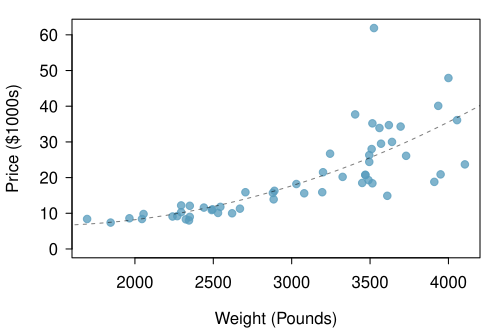

R code for this plot:
library(openintro)
data(cars)
data(COL)

myPDF("carsPriceVsWeight.pdf", 5, 3.3,
      mar = c(3.6, 3.6, 1, 1),
      mgp = c(2.5, 0.7, 0))
plot(cars$weight, cars$price, 
     xlab = 'Weight (Pounds)', ylab = 'Price ($1000s)', 
     pch = 19, 
     col = COL[1, 2], 
     ylim = c(0, max(cars$price)))
g <- lm(price ~ weight + I(weight^2),
        cars,
        weights = 1/weight^2)
w <- seq(1000, 5000, 100)
lines(w,
      predict(g, data.frame(weight = w)),
      lty = 2,
      col = COL[5, 3])
dev.off()
